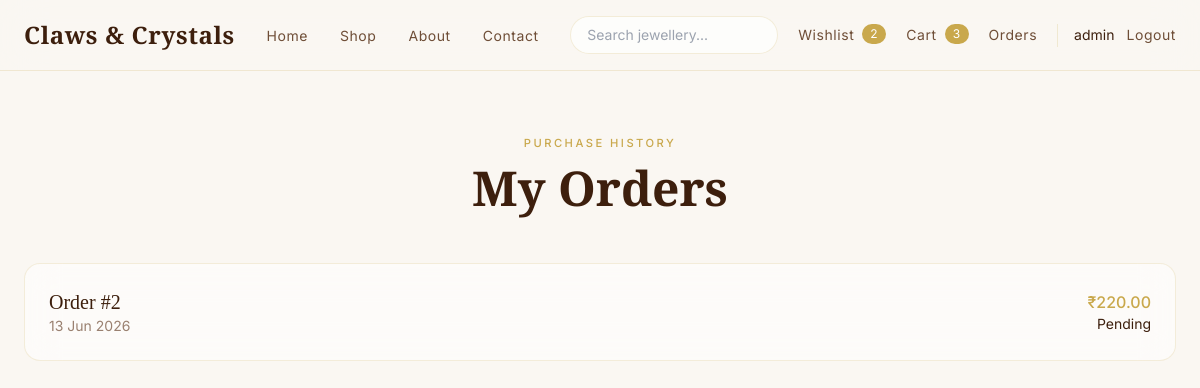
The page /orders/my-orders/ (signed in) on the database its author committed.
### orders/models.py (models this page shows, shortened)
class Order(models.Model):
    STATUS_CHOICES = (
        ("pending", "Pending"),
        ("processing", "Processing"),
        ("shipped", "Shipped"),
        ("delivered", "Delivered"),
        ("cancelled", "Cancelled"),
    )
    user = models.ForeignKey(
        settings.AUTH_USER_MODEL,
        on_delete=models.CASCADE,
        related_name="orders"
    )
    full_name = models.CharField(max_length=255)
    email = models.EmailField()
    phone = models.CharField(max_length=20)
    address = models.TextField()
    city = models.CharField(max_length=100)
    state = models.CharField(max_length=100)
    pincode = models.CharField(max_length=20)
    total_amount = models.DecimalField(
        max_digits=10,
        decimal_places=2
    )
    status = models.CharField(
        max_length=20,
        choices=STATUS_CHOICES,
        default="pending"
    )
    created_at = models.DateTimeField(
        auto_now_add=True
    )

### orders/views.py (the view)
@login_required
def my_orders_view(request):
    orders = Order.objects.filter(
        user=request.user
    ).order_by(
        "-created_at"
    )
    return render(
        request,
        "orders/my_orders.html",
        {
            "orders": orders
        }
    )

### cart/context_processors.py (called while the page is built)
def navbar_counts(request):
    cart_count = 0
    wishlist_count = 0
    if request.user.is_authenticated:
        cart_count = (
            CartItem.objects.filter(
                user=request.user
            ).aggregate(
                total=Sum("quantity")
            )["total"]
            or 0
        )
        wishlist_count = Wishlist.objects.filter(
            user=request.user
        ).count()
    return {
        "cart_count": cart_count,
        "wishlist_count": wishlist_count,
    }

### templates/orders/my_orders.html (shortened to what this page needs)
{% extends "base.html" %}
{% block content %}
<section class="py-16 px-6 min-h-screen">
    <div class="max-w-6xl mx-auto">
        <div class="section-header mb-12">
            <span class="section-eyebrow">
                Purchase History
            </span>
            <h1 class="section-title">
                My Orders
            </h1>
        </div>
        {% if orders %}
            <div class="space-y-6">
                {% for order in orders %}
                <a
                    href="{% url 'order_detail' order.id %}"
                    class="glass-card p-6 block hover:no-underline"
                >
                    <div class="flex justify-between items-center">
                        <div>
                            <h3 class="font-serif text-xl text-brown">
                                Order #{{ order.id }}
                            </h3>
                            <p class="text-sm text-muted">
                                {{ order.created_at|date:"d M Y" }}
                            </p>
                        </div>
                        <div class="text-right">
                            <p class="text-gold font-medium">
                                ₹{{ order.total_amount }}
                            </p>
                            <p class="text-sm">
                                {{ order.get_status_display }}
                            </p>
                        </div>
                    </div>
                </a>
                {% endfor %}
            </div>
        {% endif %}
    </div>
</section>
{% endblock %}

### templates/partials/navbar.html (shortened to what this page needs)
<nav class="sticky top-0 z-50 border-b border-gold/20"
    style="background: rgba(250,247,242,0.85); backdrop-filter: blur(20px);">
    <div class="max-w-7xl mx-auto px-6 py-4">
        <div class="flex items-center justify-between">
            <a href="/"
                class="font-serif text-2xl font-semibold tracking-wide text-brown hover:text-gold transition-colors">
                Claws &amp; Crystals
            </a>
            <ul class="hidden lg:flex items-center gap-8">
                <li>
                    <a href="/" class="nav-link">
                        Home
                    </a>
                </li>
                <li>
                    <a href="{% url 'product_list' %}" class="nav-link">
                        Shop
                    </a>
                </li>
                <li>
                    <a href="/about/" class="nav-link">
                        About
                    </a>
                </li>
                <li>
                    <a href="/contact/" class="nav-link">
                        Contact
                    </a>
                </li>
            </ul>
            <div class="hidden lg:flex items-center gap-5">
                <form method="GET" action="{% url 'product_list' %}">
                    <input type="text" name="q" placeholder="Search jewellery..." value="{{ request.GET.q }}"
                        class="w-52 px-4 py-2 rounded-full border border-gold/20 bg-white/70 text-sm focus:outline-none focus:border-gold">
                </form>
                <a href="{% url 'wishlist' %}" class="nav-link flex items-center gap-2">
                    Wishlist
                    {% if wishlist_count %}
                    <span class="bg-gold text-white text-xs px-2 py-0.5 rounded-full">
                        {{ wishlist_count }}
                    </span>
                    {% endif %}
                </a>
                <a href="{% url 'cart' %}" class="nav-link flex items-center gap-2">
                    Cart
                    {% if cart_count %}
                    <span class="bg-gold text-white text-xs px-2 py-0.5 rounded-full">
                        {{ cart_count }}
                    </span>
                    {% endif %}
                </a>
                <a href="{% url 'my_orders' %}" class="nav-link">
                    Orders
                </a>
                {% if request.user.is_authenticated %}
                <div class="flex items-center gap-3 pl-4 border-l border-gold/20">
                    <span class="text-sm text-brown">
                        {{ request.user.username }}
                    </span>
                    <a href="{% url 'logout' %}" class="nav-link">
                        Logout
                    </a>
                </div>
                {% endif %}
            </div>
        </div>
    </div>
</nav>

### static/css/style.css (style rules this page uses)
.nav-link { font-family: 'Inter', sans-serif; font-size: 0.875rem; font-weight: 400; letter-spacing: 0.04em; color: #6F4E37; text-decoration: none; position: relative; padding-bottom: 2px; transition: color 0.25s; }
.nav-link::after { content: ''; position: absolute; bottom: 0; left: 0; width: 0; height: 1px; background: #C9A84C; transition: width 0.3s ease; }
.glass-card { background: rgba(255, 255, 255, 0.55); backdrop-filter: blur(16px); -webkit-backdrop-filter: blur(16px); border: 1px solid rgba(201, 168, 76, 0.18); border-radius: 1rem; transition: box-shadow 0.3s ease, transform 0.3s ease; }
.section-eyebrow { display: block; font-family: 'Inter', sans-serif; font-size: 0.7rem; font-weight: 500; letter-spacing: 0.22em; text-transform: uppercase; color: #C9A84C; margin-bottom: 0.5rem; }
.section-header { text-align: center; }
.section-title { font-family: 'Cormorant Garamond', serif; font-size: clamp(2rem, 4vw, 3rem); font-weight: 600; color: #3D1F0D; line-height: 1.15; }

### rows shown on the page
Order: id "2", created_at "13 Jun 2026", total_amount "220.00", status "Pending"

### other values the page prints
{{ wishlist_count }} "2"
{{ cart_count }} "3"
{{ request.user.username }} "admin"
